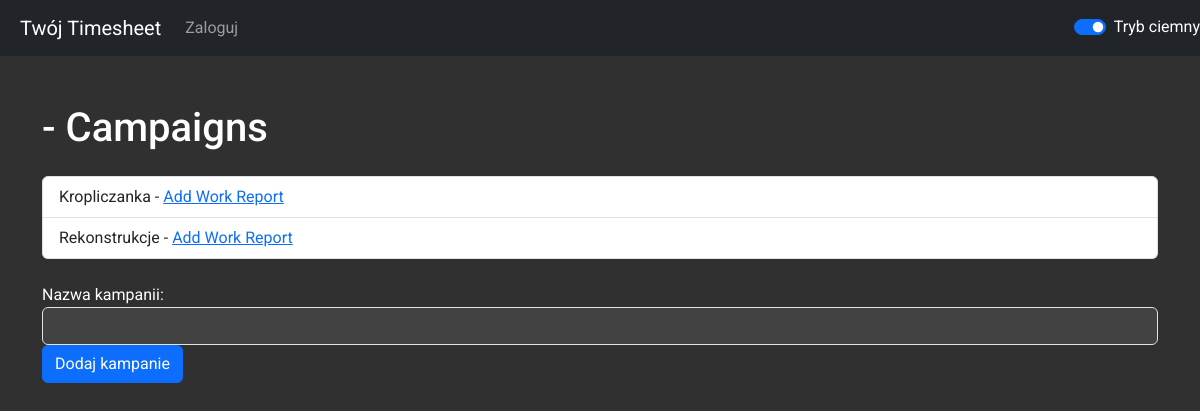
The page /user/2 on the database as committed earlier.
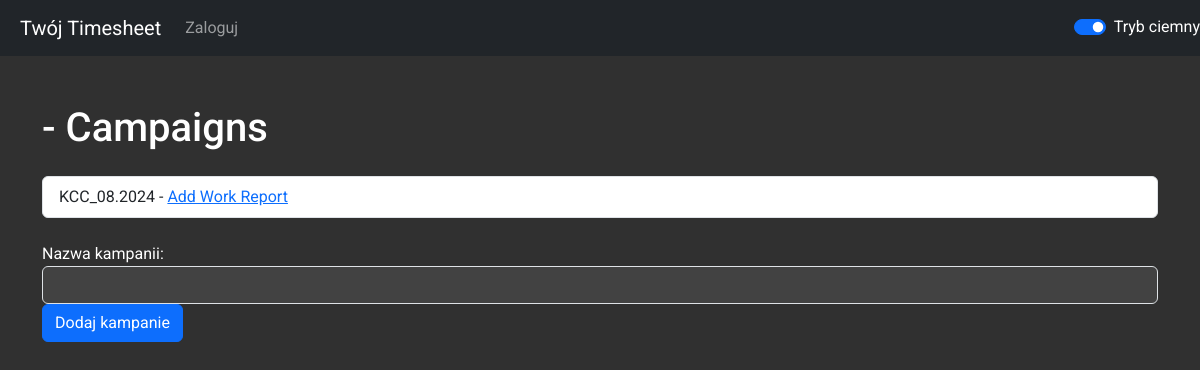
The same page on the database as committed later.
### timesheet.py (models this page shows)
class Campaign(db.Model):
    id = db.Column(db.Integer, primary_key=True)
    campaign_id = db.Column(db.Integer, unique=True, nullable=False, default=lambda: random.randint(1000, 9999))
    name = db.Column(db.String(100), nullable=False)
    start_date = db.Column(db.DateTime, nullable=False)
    end_date = db.Column(db.DateTime, nullable=False)
    user_id = db.Column(db.Integer, db.ForeignKey('user.id'), nullable=False)
    created_date = db.Column(db.DateTime, default=datetime.utcnow)
    total_work_time = db.Column(db.Float, default=0.0)
    user = db.relationship('User', back_populates='campaigns')

### timesheet.py (the view)
@app.route('/user/<int:user_id>')
def user_campaigns(user_id):
    user = User.query.get(user_id)
    campaigns = user.campaigns
    return render_template('user_campaigns.html', user=user, campaigns=campaigns)

### templates/user_campaigns.html (shortened to what this page needs)
{% extends 'base.html' %}
{% block content %}
    <h1 class="mt-5">{{ user.username }} - Campaigns</h1>
    <ul class="list-group mt-4">
        {% for campaign in campaigns %}
            <li class="list-group-item">{{ campaign.name }} - <a href="{{ url_for('add_work_report', campaign_id=campaign.id) }}">Add Work Report</a></li>
        {% endfor %}
    </ul>
    <form action="{{ url_for('add_campaign', user_id=user.id) }}" method="post" class="mt-4">
        <div class="form-group">
            <label for="campaign_name">Nazwa kampanii:</label>
            <input type="text" name="campaign_name" class="form-control" required>
        </div>
        <button type="submit" class="btn btn-primary">Dodaj kampanie</button>
    </form>
{% endblock %}

Rows that differ between the two databases and show on the page:
removed Campaign: name "Kropliczanka"
removed Campaign: name "Rekonstrukcje"
added Campaign: name "KCC_08.2024"
